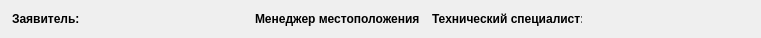
  <widget class="QWidget" name="layoutWidget">
   <property name="geometry">
    <rect>
     <x>10</x>
     <y>1050</y>
     <width>761</width>
     <height>20</height>
    </rect>
   </property>
   <layout class="QHBoxLayout" name="horizontalLayout_19">
    <item>
     <layout class="QHBoxLayout" name="horizontalLayout_16">
      <item>
       <widget class="QLabel" name="label_4">
        <property name="sizePolicy">
         <sizepolicy hsizetype="Fixed" vsizetype="Fixed">
          <horstretch>0</horstretch>
          <verstretch>0</verstretch>
         </sizepolicy>
        </property>
        <property name="minimumSize">
         <size>
          <width>70</width>
          <height>16</height>
         </size>
        </property>
        <property name="maximumSize">
         <size>
          <width>70</width>
          <height>16</height>
         </size>
        </property>
        <property name="text">
         <string>&lt;html&gt;&lt;head/&gt;&lt;body&gt;&lt;p&gt;&lt;span style=&quot; font-weight:600;&quot;&gt;Заявитель:&lt;/span&gt;&lt;/p&gt;&lt;/body&gt;&lt;/html&gt;</string>
        </property>
       </widget>
      </item>
      <item>
       <widget class="QLabel" name="label_SubBordName">
        <property name="sizePolicy">
         <sizepolicy hsizetype="Fixed" vsizetype="Fixed">
          <horstretch>0</horstretch>
          <verstretch>0</verstretch>
         </sizepolicy>
        </property>
        <property name="minimumSize">
         <size>
          <width>160</width>
          <height>16</height>
         </size>
        </property>
        <property name="maximumSize">
         <size>
          <width>100</width>
          <height>16</height>
         </size>
        </property>
        <property name="text">
         <string/>
        </property>
       </widget>
      </item>
     </layout>
    </item>
    <item>
     <layout class="QHBoxLayout" name="horizontalLayout_17">
      <item>
       <widget class="QLabel" name="label_6">
        <property name="sizePolicy">
         <sizepolicy hsizetype="Fixed" vsizetype="Fixed">
          <horstretch>0</horstretch>
          <verstretch>0</verstretch>
         </sizepolicy>
        </property>
        <property name="minimumSize">
         <size>
          <width>170</width>
          <height>16</height>
         </size>
        </property>
        <property name="maximumSize">
         <size>
          <width>170</width>
          <height>16</height>
         </size>
        </property>
        <property name="text">
         <string>&lt;html&gt;&lt;head/&gt;&lt;body&gt;&lt;p&gt;&lt;span style=&quot; font-weight:600;&quot;&gt;Менеджер местоположения&lt;/span&gt;&lt;/p&gt;&lt;/body&gt;&lt;/html&gt;</string>
        </property>
       </widget>
      </item>
     </layout>
    </item>
    <item>
     <layout class="QHBoxLayout" name="horizontalLayout_18">
      <item>
       <widget class="QLabel" name="label_7">
        <property name="sizePolicy">
         <sizepolicy hsizetype="Fixed" vsizetype="Fixed">
          <horstretch>0</horstretch>
          <verstretch>0</verstretch>
         </sizepolicy>
        </property>
        <property name="minimumSize">
         <size>
          <width>150</width>
          <height>16</height>
         </size>
        </property>
        <property name="maximumSize">
         <size>
          <width>70</width>
          <height>16</height>
         </size>
        </property>
        <property name="text">
         <string>&lt;html&gt;&lt;head/&gt;&lt;body&gt;&lt;p&gt;&lt;span style=&quot; font-weight:600;&quot;&gt;Технический специалист:&lt;/span&gt;&lt;/p&gt;&lt;/body&gt;&lt;/html&gt;</string>
        </property>
       </widget>
      </item>
      <item>
       <widget class="QLabel" name="label_SubTechName">
        <property name="sizePolicy">
         <sizepolicy hsizetype="Fixed" vsizetype="Fixed">
          <horstretch>0</horstretch>
          <verstretch>0</verstretch>
         </sizepolicy>
        </property>
        <property name="minimumSize">
         <size>
          <width>160</width>
          <height>16</height>
         </size>
        </property>
        <property name="maximumSize">
         <size>
          <width>100</width>
          <height>16</height>
         </size>
        </property>
        <property name="text">
         <string/>
        </property>
       </widget>
      </item>
     </layout>
    </item>
   </layout>
  </widget>
